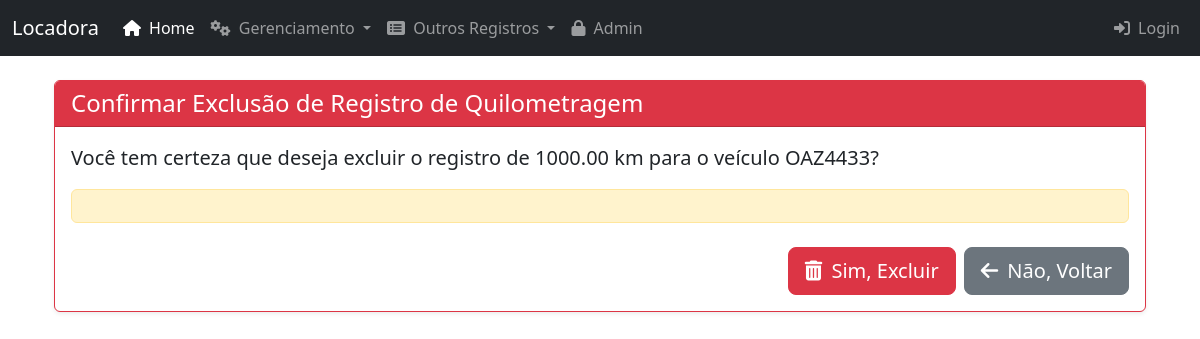
The app's page /historico_quilometragem/1/excluir/ with its own data.
### core/models.py (models this page shows, shortened)
class HistoricoQuilometragem(models.Model):
    id_historico_quilometragem = models.AutoField(primary_key=True)
    data_registro = models.DateTimeField(auto_now_add=True)
    quilometragem_registrada = models.DecimalField(max_digits=10, decimal_places=2)
    observacoes = models.TextField(blank=True, null=True)
    veiculo = models.ForeignKey(Veiculo, on_delete=models.CASCADE, related_name='historico_quilometragem')
    class Meta:
        verbose_name = "Histórico de Quilometragem"
        verbose_name_plural = "Históricos de Quilometragem"

class Veiculo(models.Model):
    id_veiculo = models.AutoField(primary_key=True)
    placa = models.CharField(max_length=8, unique=True)
    marca = models.CharField(max_length=45)
    modelo = models.CharField(max_length=45)
    ano = models.IntegerField()
    cor = models.CharField(max_length=30)
    quilometragem = models.DecimalField(max_digits=10, decimal_places=2) # Pode ser IntegerField se for sempre km inteiros
    status_disponibilidade = models.CharField(max_length=20, default='Disponível')
    valor_diario = models.DecimalField(max_digits=10, decimal_places=2)
    tipo_veiculo = models.ForeignKey(TipoVeiculo, on_delete=models.SET_NULL, null=True, related_name='veiculos')
    class Meta:
        verbose_name = "Veículo"
        verbose_name_plural = "Veículos"

### core/views.py (the view, shortened to what this page needs)
# urls.py: path('historico_quilometragem/<int:pk>/excluir/', views.excluir_historico_quilometragem, name='excluir_historico_quilometragem'),
def excluir_historico_quilometragem(request, pk):
    historico = get_object_or_404(HistoricoQuilometragem, pk=pk)
    return render(request, 'core/excluir_historico_quilometragem.html', {'historico': historico})

### core/templates/core/excluir_historico_quilometragem.html (shortened to what this page needs)
{% extends 'base.html' %}
{% block content %}
    <div class="card shadow-sm border-danger">
        <div class="card-header bg-danger text-white">
            <h1 class="h4 mb-0">Confirmar Exclusão de Registro de Quilometragem</h1>
        </div>
        <div class="card-body">
            <p class="lead">Você tem certeza que deseja excluir o registro de <strong>{{ historico.quilometragem_registrada|floatformat:2 }} km</strong> para o veículo <strong>{{ historico.veiculo.placa }}</strong>?</p>
            <div class="alert alert-warning" role="alert">
            </div>
            <form method="post">
                <div class="d-grid gap-2 d-md-flex justify-content-md-end mt-4">
                    <button type="submit" class="btn btn-danger btn-lg">
                        <i class="fas fa-trash-alt me-1"></i> Sim, Excluir
                    </button>
                    <a href="{% url 'detalhes_historico_quilometragem' pk=historico.pk %}" class="btn btn-secondary btn-lg">
                        <i class="fas fa-arrow-left me-1"></i> Não, Voltar
                    </a>
                </div>
            </form>
        </div>
    </div>
{% endblock %}

### records on screen
HistoricoQuilometragem: quilometragem_registrada "1000.00", veiculo.placa "OAZ4433"
